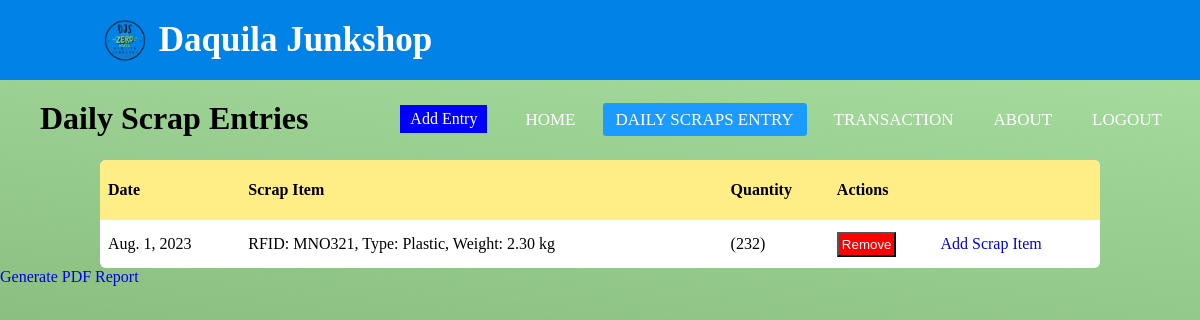
The app's page /daily_scrap_table/ (signed in), older data.
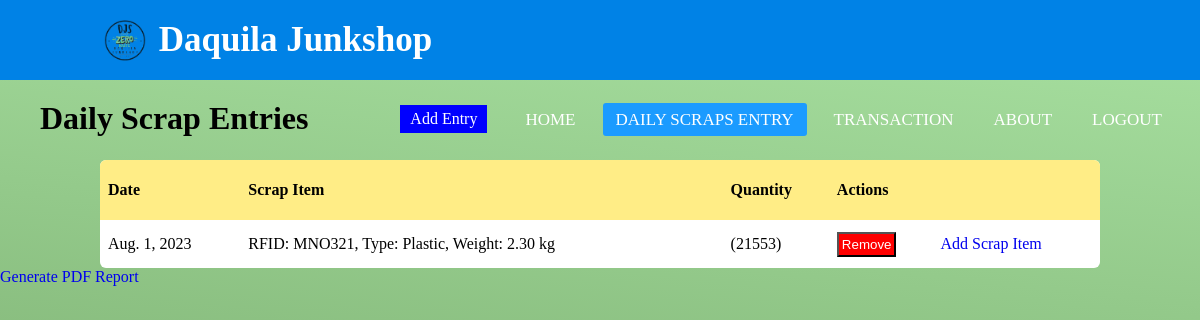
The same page, newer data.
### app1/models.py (models this page shows, shortened)
class ScrapEntryDetail(models.Model):
    daily_scrap_entry = models.ForeignKey(DailyScrapEntry, on_delete=models.CASCADE)
    scrap_item = models.ForeignKey(ScrapItem, on_delete=models.CASCADE)
    quantity = models.PositiveIntegerField(default=1)

class ScrapItem(models.Model):
    RFID = models.CharField(max_length=100, unique=True)
    weight = models.DecimalField(max_digits=10, decimal_places=2)
    scrap_type = models.ForeignKey(ScrapType, on_delete=models.CASCADE)
    def __str__(self):
        return f"RFID: {self.RFID}, Type: {self.scrap_type}, Weight: {self.weight} kg"

class ScrapType(models.Model):
    name = models.CharField(max_length=50, unique=True)
    def __str__(self):
        return self.name

### app1/views.py (the view)
# urls.py: path('daily_scrap_table/', views.daily_scrap_table, name='daily_scrap_table'),
@login_required(login_url='login')
def daily_scrap_table(request):
    daily_scrap_entries = DailyScrapEntry.objects.all()
    return render(request, 'daily_scrap_table.html', {'daily_scrap_entries': daily_scrap_entries})

### app1/templates/daily_scrap_table.html (shortened to what this page needs)
{% extends 'base.html' %}
{% block content %}
{% load static %}
<link rel="stylesheet" href="{% static "daily_scrap_table.css" %}">
<div class="header">
    <h1>Daily Scrap Entries</h1>
    <a href="{% url 'add_daily_scrap_entry' %}" class="add_entry">Add Entry</a>
</div>
<table>
    <thead>
        <tr>
            <th>Date</th>
            <th>Scrap Item</th>
            <th>Quantity</th>
            <th colspan="2">Actions</th>
        </tr>
    <thead>
    <tbody>
        {% for entry in daily_scrap_entries %}
        <tr>
            <td>{{ entry.date }}</td>
            <td>
                {% for scrap_entry_detail in entry.scrapentrydetail_set.all %}
                {{ scrap_entry_detail.scrap_item }}<br />
                {% endfor %}
            </td>
            <td>
                {% for scrap_entry_detail in entry.scrapentrydetail_set.all %}
                ({{ scrap_entry_detail.quantity }}) <br />
                {% endfor %}
            </td>
            <td>
                {% for scrap_entry_detail in entry.scrapentrydetail_set.all %}
                <form action="{% url 'remove_scrap_entry_detail' scrap_entry_detail.id %}" method="post">
                    <button type="submit" class="remove">Remove</button>
                </form>
                {% endfor %}
            </td>
            <td>
                <a href="{% url 'add_scrap_item_to_daily_scrap_entry' entry.id %}">Add Scrap Item</a>
            </td>
        </tr>
        {% endfor %}
    </tbody>
<a href="{% url 'generate_pdf_report' %}" class="btn btn-primary">Generate PDF Report</a>
{% endblock content %}

Row changes from the older to the newer data that the page shows:
changed ScrapEntryDetail "RFID: MNO321, Type: Plastic, Weight: 2.30 kg": quantity "232" → "21553"
